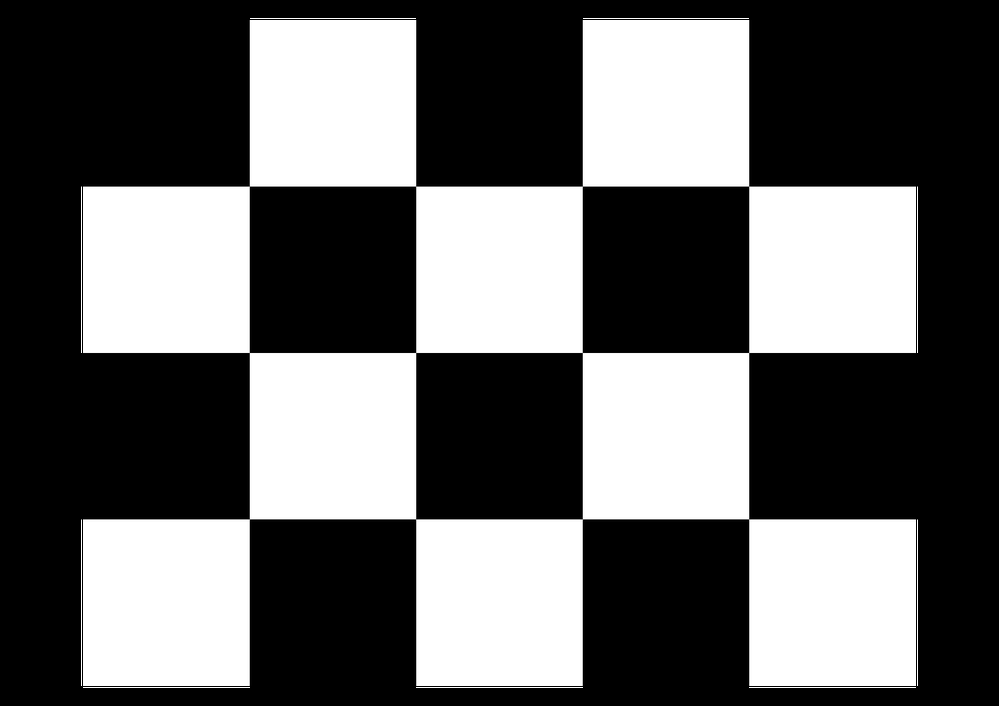
#> input picture lesson_6/data/checkerboard_clean.png, 999 x 706 px, shrunk from 1488 x 1052 before the run
$ jupyter execute ImageFeatures.ipynb
#> lines starting #> are read from the running program, lines starting #| are printed output that depends on the picture; after the words box and inside, x2 and y2 are one past the last pixel; in counts of white or black regions, pixels touching at a corner belong together
### Image Features
Image features are visually distinct shapes that are of great interest for many computer vision tasks, e.g., detection, classification, tracking, etc.

[cell 1]
import cv2
import math
import numpy as np
from matplotlib import pyplot as plt
plt.rcParams['figure.figsize'] = [15, 10]

[cell 2]
img = cv2.imread('data/checkerboard_clean.png')
#> img is the input picture: shape (706, 999, 3); min 0, max 255, mean 100.8
gray = cv2.cvtColor(img, cv2.COLOR_BGR2GRAY)
plt.imshow(gray, cmap='gray')

### Harris Corner Detector
Harris corner detector evaluates each image pixel for the so called "cornerness", i.e., it measures how much the neighbourhood of each pixel changes in different directions. Pixels, whose neighborhood changes both vertically and horizontally are considered corners (or corner candidates).

[cell 3]
src = gray.astype(np.float32)
dst = cv2.cornerHarris(src, blockSize=2, ksize=11, k=0.04)
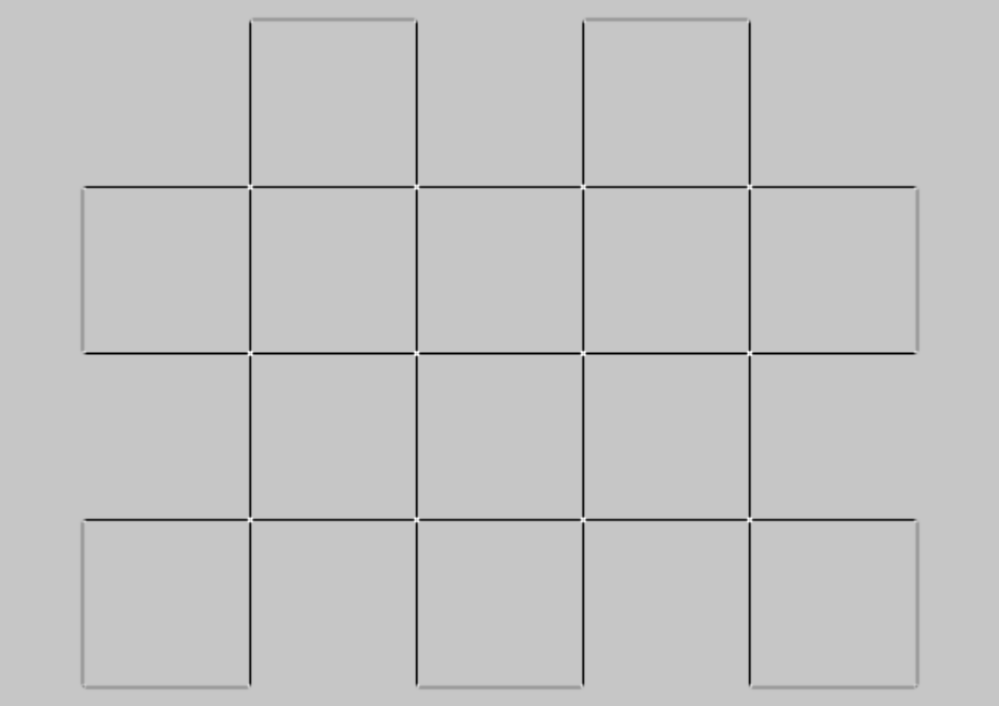
#> dst: shape (706, 999) float32; min -4.01e+16, max 1.15e+16, mean -6.38e+14; drawn with min black and max white
plt.imshow(dst)

Remember the cornerness equation: for edge pixel one of the eigenvalues (of the Harris matrix M) is very large and the other very small. This yields negative (with relatively large absolute value) cornerness index.

Let's us now print the detected corners on the original image.

[cell 4]
rows, cols = dst.shape
#> rows = 706; cols = 999
th = 0.9 * np.max(dst)
#> th = 1.04e+16
result = np.copy(img)

for r in range(rows):
    for c in range(cols):
        if dst[r, c] > th:
            result = cv2.circle(result, (c,r), 5, (255,0,0), -1)
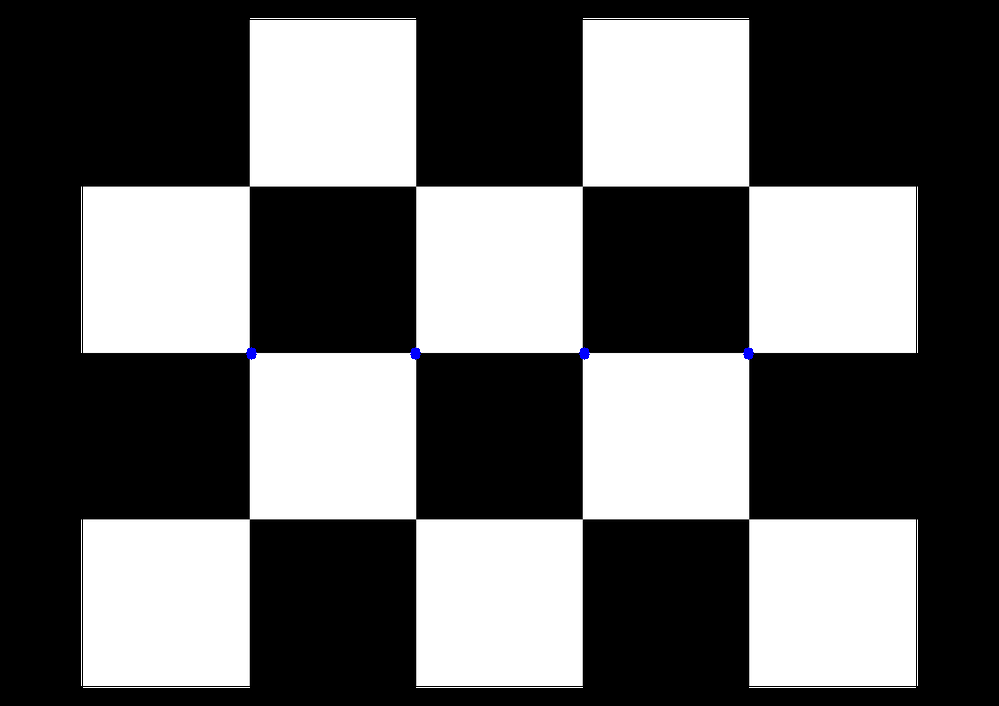
#> result: shape (706, 999, 3); 0.06% of pixels changed, all inside (x1, y1, x2, y2) = (246, 347, 754, 360)

plt.imshow(result)

[cell 5]
img = cv2.imread('data/checkerboard.png')
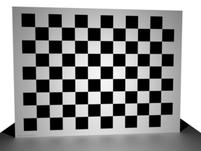
#> input picture lesson_6/data/checkerboard.png, 201 x 151 px, shrunk from 300 x 225 before the run
#> img is the input picture: shape (151, 201, 3); min 0, max 255, mean 141.8
gray = cv2.cvtColor(img, cv2.COLOR_BGR2GRAY)
#> gray: shape (151, 201)

src = gray.astype(np.float32)
#> src: shape (151, 201) float32
dst = cv2.cornerHarris(src, blockSize=2, ksize=3, k=0.04)
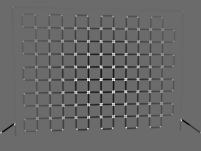
#> dst: shape (151, 201) float32; min -106439232, max 146916976, mean -3047547.2; drawn with min black and max white
plt.subplot(121), plt.imshow(img)
plt.subplot(122), plt.imshow(dst)

[cell 6]
rows, cols = dst.shape
#> rows = 151; cols = 201
th = 0.2 * np.max(dst)
#> th = 29383395.2
result = np.copy(img)

for r in range(rows):
    for c in range(cols):
        if dst[r, c] > th:
            result = cv2.circle(result, (c,r), 1, (255,0,0), -1)
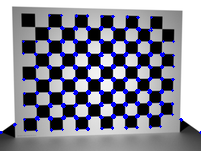
#> result: shape (151, 201, 3); 5.95% of pixels changed, all inside (x1, y1, x2, y2) = (0, 14, 201, 134)

plt.imshow(result)

Let's try the corner detector on parking cameras.

[cell 7]
img = cv2.imread('data/parking.jpg')
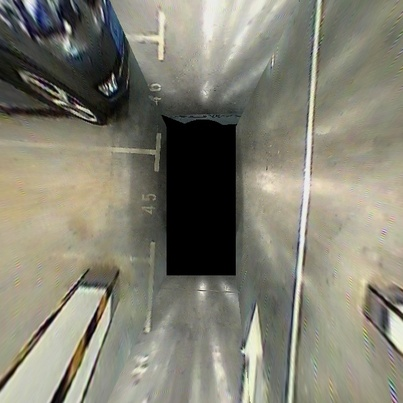
#> input picture lesson_6/data/parking.jpg, 403 x 403 px, shrunk from 600 x 600 before the run
#> img is the input picture: shape (403, 403, 3); mean B, G, R 114.3, 128.3, 130.1
gray = cv2.cvtColor(img, cv2.COLOR_BGR2GRAY)
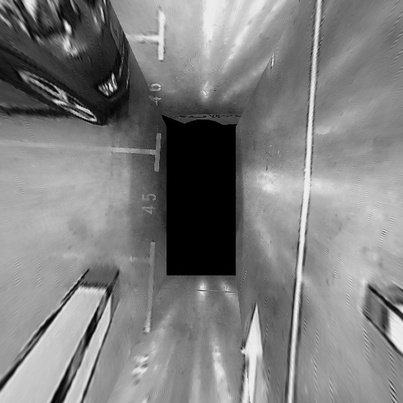
#> gray: shape (403, 403); min 0, max 250, mean 127.2

src = gray.astype(np.float32)
#> src: shape (403, 403) float32
dst = cv2.cornerHarris(src, blockSize=2, ksize=3, k=0.04)
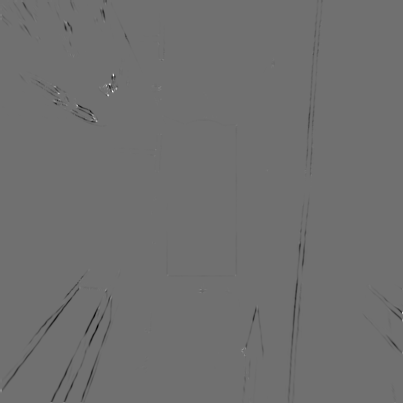
#> dst: shape (403, 403) float32; min -35122564, max 44555000, mean -148401.3; drawn with min black and max white
plt.subplot(121), plt.imshow(img)
plt.subplot(122), plt.imshow(dst)
#> figure, not shown here; B, G, R data is drawn as R, G, B

[cell 8]
rows, cols = dst.shape
#> rows = 403; cols = 403
th = 0.2 * np.max(dst)   # Keep going down to 0.01 -> outliers
#> th = 8911000
result = np.copy(img)

for r in range(rows):
    for c in range(cols):
        if dst[r, c] > th:
            result = cv2.circle(result, (c,r), 3, (255,0,0), -1)
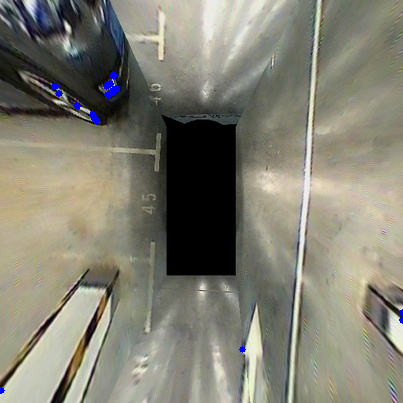
#> result: shape (403, 403, 3); 0.32% of pixels changed, all inside (x1, y1, x2, y2) = (0, 71, 403, 394)

plt.imshow(result)
